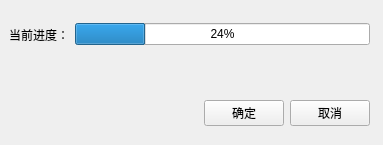
<?xml version="1.0" encoding="UTF-8"?>
<ui version="4.0">
 <class>Main_ProgressBar</class>
 <widget class="QWidget" name="Main_ProgressBar">
  <property name="geometry">
   <rect>
    <x>0</x>
    <y>0</y>
    <width>383</width>
    <height>145</height>
   </rect>
  </property>
  <property name="windowTitle">
   <string>Form</string>
  </property>
  <widget class="QWidget" name="">
   <property name="geometry">
    <rect>
     <x>9</x>
     <y>9</y>
     <width>361</width>
     <height>51</height>
    </rect>
   </property>
   <layout class="QHBoxLayout" name="Progress_horizontalLayout_2">
    <item>
     <widget class="QLabel" name="label">
      <property name="text">
       <string>当前进度：</string>
      </property>
     </widget>
    </item>
    <item>
     <widget class="QProgressBar" name="progressBar">
      <property name="value">
       <number>24</number>
      </property>
     </widget>
    </item>
   </layout>
  </widget>
  <widget class="QWidget" name="">
   <property name="geometry">
    <rect>
     <x>9</x>
     <y>88</y>
     <width>361</width>
     <height>51</height>
    </rect>
   </property>
   <layout class="QHBoxLayout" name="Progress_horizontalLayout">
    <item>
     <spacer name="horizontalSpacer">
      <property name="orientation">
       <enum>Qt::Horizontal</enum>
      </property>
      <property name="sizeHint" stdset="0">
       <size>
        <width>40</width>
        <height>20</height>
       </size>
      </property>
     </spacer>
    </item>
    <item>
     <widget class="QPushButton" name="Confirm_pushButton">
      <property name="text">
       <string>确定</string>
      </property>
     </widget>
    </item>
    <item>
     <widget class="QPushButton" name="Cancel_pushButton">
      <property name="text">
       <string>取消</string>
      </property>
     </widget>
    </item>
   </layout>
  </widget>
 </widget>
 <resources/>
 <connections>
  <connection>
   <sender>Confirm_pushButton</sender>
   <signal>clicked()</signal>
   <receiver>Main_ProgressBar</receiver>
   <slot>close()</slot>
   <hints>
    <hint type="sourcelabel">
     <x>250</x>
     <y>114</y>
    </hint>
    <hint type="destinationlabel">
     <x>2</x>
     <y>93</y>
    </hint>
   </hints>
  </connection>
  <connection>
   <sender>Cancel_pushButton</sender>
   <signal>clicked()</signal>
   <receiver>Main_ProgressBar</receiver>
   <slot>close()</slot>
   <hints>
    <hint type="sourcelabel">
     <x>336</x>
     <y>108</y>
    </hint>
    <hint type="destinationlabel">
     <x>387</x>
     <y>66</y>
    </hint>
   </hints>
  </connection>
 </connections>
</ui>
